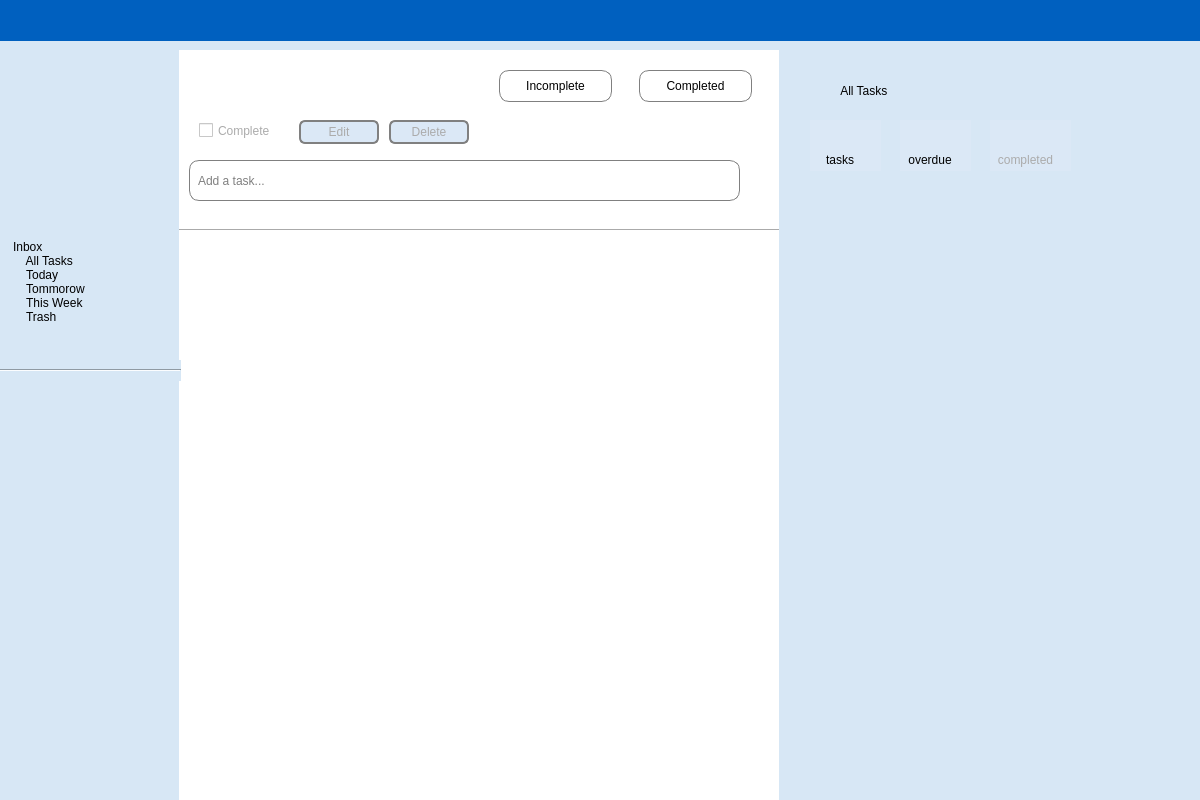
<?xml version="1.0" encoding="UTF-8"?>
<ui version="4.0">
 <class>MainWindow</class>
 <widget class="QMainWindow" name="MainWindow">
  <property name="geometry">
   <rect>
    <x>0</x>
    <y>0</y>
    <width>1200</width>
    <height>800</height>
   </rect>
  </property>
  <property name="minimumSize">
   <size>
    <width>1200</width>
    <height>800</height>
   </size>
  </property>
  <property name="maximumSize">
   <size>
    <width>1200</width>
    <height>800</height>
   </size>
  </property>
  <property name="font">
   <font>
    <kerning>true</kerning>
   </font>
  </property>
  <property name="windowTitle">
   <string>To Do App</string>
  </property>
  <property name="styleSheet">
   <string notr="true">background-color: #d7e7f5;</string>
  </property>
  <widget class="QWidget" name="centralwidget">
   <widget class="QListWidget" name="listWidget">
    <property name="geometry">
     <rect>
      <x>10</x>
      <y>240</y>
      <width>161</width>
      <height>641</height>
     </rect>
    </property>
    <property name="maximumSize">
     <size>
      <width>16777215</width>
      <height>800</height>
     </size>
    </property>
    <property name="styleSheet">
     <string notr="true">font: 14pt &quot;Chalkduster&quot;;
color: black;</string>
    </property>
    <property name="frameShape">
     <enum>QFrame::NoFrame</enum>
    </property>
    <item>
     <property name="text">
      <string>Inbox</string>
     </property>
    </item>
    <item>
     <property name="text">
      <string>    All Tasks</string>
     </property>
    </item>
    <item>
     <property name="text">
      <string>    Today</string>
     </property>
    </item>
    <item>
     <property name="text">
      <string>    Tommorow</string>
     </property>
    </item>
    <item>
     <property name="text">
      <string>    This Week</string>
     </property>
    </item>
    <item>
     <property name="text">
      <string>    Trash</string>
     </property>
    </item>
   </widget>
   <widget class="QLabel" name="label">
    <property name="geometry">
     <rect>
      <x>0</x>
      <y>0</y>
      <width>1271</width>
      <height>41</height>
     </rect>
    </property>
    <property name="styleSheet">
     <string notr="true">background: #0060bf;</string>
    </property>
    <property name="text">
     <string/>
    </property>
   </widget>
   <widget class="QWidget" name="widget" native="true">
    <property name="geometry">
     <rect>
      <x>179</x>
      <y>50</y>
      <width>600</width>
      <height>800</height>
     </rect>
    </property>
    <property name="minimumSize">
     <size>
      <width>600</width>
      <height>800</height>
     </size>
    </property>
    <property name="maximumSize">
     <size>
      <width>700</width>
      <height>800</height>
     </size>
    </property>
    <property name="styleSheet">
     <string notr="true">background-color: #fff;</string>
    </property>
    <widget class="QLineEdit" name="add_task_qline">
     <property name="geometry">
      <rect>
       <x>10</x>
       <y>110</y>
       <width>551</width>
       <height>41</height>
      </rect>
     </property>
     <property name="styleSheet">
      <string notr="true">font: 12pt &quot;Chalkduster&quot;;
color: black;
background-color: white;
border: 1px solid grey;
border-width: 1px;
border-radius: 10px;</string>
     </property>
     <property name="frame">
      <bool>true</bool>
     </property>
     <property name="placeholderText">
      <string>  Add a task...</string>
     </property>
    </widget>
    <widget class="Line" name="line_2">
     <property name="geometry">
      <rect>
       <x>0</x>
       <y>170</y>
       <width>601</width>
       <height>20</height>
      </rect>
     </property>
     <property name="orientation">
      <enum>Qt::Horizontal</enum>
     </property>
    </widget>
    <widget class="QListWidget" name="task_list">
     <property name="geometry">
      <rect>
       <x>10</x>
       <y>190</y>
       <width>591</width>
       <height>551</height>
      </rect>
     </property>
     <property name="font">
      <font>
       <pointsize>12</pointsize>
       <italic>false</italic>
       <bold>false</bold>
       <kerning>true</kerning>
      </font>
     </property>
     <property name="styleSheet">
      <string notr="true">color: black;
font-weight: normal;
font: 12pt &quot;Chalkduster&quot;;
</string>
     </property>
     <property name="frameShape">
      <enum>QFrame::NoFrame</enum>
     </property>
     <property name="selectionMode">
      <enum>QAbstractItemView::SingleSelection</enum>
     </property>
     <property name="selectionBehavior">
      <enum>QAbstractItemView::SelectRows</enum>
     </property>
     <property name="currentRow">
      <number>-1</number>
     </property>
    </widget>
    <widget class="QPushButton" name="pushButton">
     <property name="geometry">
      <rect>
       <x>320</x>
       <y>20</y>
       <width>113</width>
       <height>32</height>
      </rect>
     </property>
     <property name="styleSheet">
      <string notr="true">font: 13pt &quot;Chalkduster&quot;;
color: black;
background-color: white;
border: 1px solid grey;
border-width: 1px;
border-radius: 10px;</string>
     </property>
     <property name="text">
      <string>Incomplete</string>
     </property>
     <property name="checkable">
      <bool>true</bool>
     </property>
     <property name="checked">
      <bool>true</bool>
     </property>
     <property name="autoDefault">
      <bool>false</bool>
     </property>
     <property name="default">
      <bool>false</bool>
     </property>
    </widget>
    <widget class="QPushButton" name="pushButton_2">
     <property name="geometry">
      <rect>
       <x>460</x>
       <y>20</y>
       <width>113</width>
       <height>32</height>
      </rect>
     </property>
     <property name="styleSheet">
      <string notr="true">font: 12pt &quot;Chalkduster&quot;;
color: black;
background-color: white;
border: 1px solid grey;
border-width: 1px;
border-radius: 10px;</string>
     </property>
     <property name="text">
      <string>Completed</string>
     </property>
     <property name="checkable">
      <bool>false</bool>
     </property>
     <property name="checked">
      <bool>false</bool>
     </property>
     <property name="default">
      <bool>false</bool>
     </property>
    </widget>
    <widget class="QPushButton" name="edit_btn">
     <property name="geometry">
      <rect>
       <x>120</x>
       <y>70</y>
       <width>80</width>
       <height>24</height>
      </rect>
     </property>
     <property name="mouseTracking">
      <bool>false</bool>
     </property>
     <property name="styleSheet">
      <string notr="true">font: 12pt &quot;Chalkduster&quot;;
border-radius: 6px;
border : 2px solid grey;
background-color: #dbe8f6;
color: rgb(171, 171, 171);</string>
     </property>
     <property name="text">
      <string>Edit</string>
     </property>
    </widget>
    <widget class="QCheckBox" name="complete_main_checkbox">
     <property name="geometry">
      <rect>
       <x>20</x>
       <y>70</y>
       <width>91</width>
       <height>21</height>
      </rect>
     </property>
     <property name="styleSheet">
      <string notr="true">font: 12pt &quot;Chalkduster&quot;;
color: rgb(171, 171, 171);</string>
     </property>
     <property name="text">
      <string>Complete</string>
     </property>
    </widget>
    <widget class="QPushButton" name="edit_btn_2">
     <property name="geometry">
      <rect>
       <x>210</x>
       <y>70</y>
       <width>80</width>
       <height>24</height>
      </rect>
     </property>
     <property name="mouseTracking">
      <bool>false</bool>
     </property>
     <property name="styleSheet">
      <string notr="true">font: 12pt &quot;Chalkduster&quot;;
border-radius: 6px;
border : 2px solid grey;
background-color: #dbe8f6;
color: rgb(171, 171, 171);</string>
     </property>
     <property name="text">
      <string>Delete</string>
     </property>
    </widget>
   </widget>
   <widget class="QLabel" name="label_2">
    <property name="geometry">
     <rect>
      <x>10</x>
      <y>50</y>
      <width>151</width>
      <height>171</height>
     </rect>
    </property>
    <property name="text">
     <string/>
    </property>
    <property name="pixmap">
     <pixmap>../../../Downloads/ddf131967dc6b75a17a355a19ea22c61.jpeg</pixmap>
    </property>
    <property name="scaledContents">
     <bool>true</bool>
    </property>
   </widget>
   <widget class="Line" name="line_3">
    <property name="geometry">
     <rect>
      <x>0</x>
      <y>360</y>
      <width>181</width>
      <height>21</height>
     </rect>
    </property>
    <property name="orientation">
     <enum>Qt::Horizontal</enum>
    </property>
   </widget>
   <widget class="QLabel" name="label_3">
    <property name="geometry">
     <rect>
      <x>800</x>
      <y>80</y>
      <width>131</width>
      <height>21</height>
     </rect>
    </property>
    <property name="styleSheet">
     <string notr="true">color: black;
font: 20pt &quot;Chalkduster&quot;;</string>
    </property>
    <property name="text">
     <string>All Tasks </string>
    </property>
    <property name="alignment">
     <set>Qt::AlignCenter</set>
    </property>
   </widget>
   <widget class="QWidget" name="alltasks_tasks" native="true">
    <property name="geometry">
     <rect>
      <x>810</x>
      <y>120</y>
      <width>71</width>
      <height>51</height>
     </rect>
    </property>
    <property name="styleSheet">
     <string notr="true">background-color: #dbe8f6;</string>
    </property>
    <widget class="QLabel" name="tasks_label">
     <property name="geometry">
      <rect>
       <x>0</x>
       <y>30</y>
       <width>60</width>
       <height>20</height>
      </rect>
     </property>
     <property name="styleSheet">
      <string notr="true">font: 12pt &quot;Chalkduster&quot;;
color: black;</string>
     </property>
     <property name="text">
      <string>tasks</string>
     </property>
     <property name="alignment">
      <set>Qt::AlignCenter</set>
     </property>
    </widget>
    <widget class="QLineEdit" name="tasks_num">
     <property name="geometry">
      <rect>
       <x>20</x>
       <y>0</y>
       <width>31</width>
       <height>21</height>
      </rect>
     </property>
     <property name="styleSheet">
      <string notr="true">font: 19px &quot;Chalkduster&quot;;
color: #0060bf;</string>
     </property>
     <property name="text">
      <string/>
     </property>
     <property name="frame">
      <bool>false</bool>
     </property>
     <property name="alignment">
      <set>Qt::AlignCenter</set>
     </property>
    </widget>
   </widget>
   <widget class="QWidget" name="alltasks_overdue" native="true">
    <property name="geometry">
     <rect>
      <x>900</x>
      <y>120</y>
      <width>71</width>
      <height>51</height>
     </rect>
    </property>
    <property name="styleSheet">
     <string notr="true">background-color: #dbe8f6;</string>
    </property>
    <widget class="QLabel" name="overdue_label">
     <property name="geometry">
      <rect>
       <x>0</x>
       <y>30</y>
       <width>60</width>
       <height>20</height>
      </rect>
     </property>
     <property name="styleSheet">
      <string notr="true">font: 12pt &quot;Chalkduster&quot;;
color: black;</string>
     </property>
     <property name="text">
      <string>overdue</string>
     </property>
     <property name="alignment">
      <set>Qt::AlignCenter</set>
     </property>
    </widget>
    <widget class="QLineEdit" name="overdue_num">
     <property name="geometry">
      <rect>
       <x>20</x>
       <y>0</y>
       <width>31</width>
       <height>21</height>
      </rect>
     </property>
     <property name="styleSheet">
      <string notr="true">color: red;
font: 19px &quot;Chalkduster&quot;;
</string>
     </property>
     <property name="text">
      <string/>
     </property>
     <property name="frame">
      <bool>false</bool>
     </property>
     <property name="alignment">
      <set>Qt::AlignCenter</set>
     </property>
    </widget>
   </widget>
   <widget class="QWidget" name="alltasks_completed" native="true">
    <property name="geometry">
     <rect>
      <x>990</x>
      <y>120</y>
      <width>81</width>
      <height>51</height>
     </rect>
    </property>
    <property name="styleSheet">
     <string notr="true">background-color: #dbe8f6;
font: 19px &quot;Chalkduster&quot;;</string>
    </property>
    <widget class="QLabel" name="completed_label">
     <property name="geometry">
      <rect>
       <x>0</x>
       <y>30</y>
       <width>71</width>
       <height>20</height>
      </rect>
     </property>
     <property name="styleSheet">
      <string notr="true">font: 12pt &quot;Chalkduster&quot;;
color: rgb(171, 171, 171);</string>
     </property>
     <property name="text">
      <string>completed</string>
     </property>
     <property name="alignment">
      <set>Qt::AlignCenter</set>
     </property>
    </widget>
    <widget class="QLineEdit" name="completed_num">
     <property name="geometry">
      <rect>
       <x>20</x>
       <y>0</y>
       <width>41</width>
       <height>21</height>
      </rect>
     </property>
     <property name="styleSheet">
      <string notr="true">font-size: 19px;
color: rgb(171, 171, 171);</string>
     </property>
     <property name="text">
      <string/>
     </property>
     <property name="frame">
      <bool>false</bool>
     </property>
     <property name="alignment">
      <set>Qt::AlignCenter</set>
     </property>
    </widget>
   </widget>
  </widget>
 </widget>
 <resources/>
 <connections/>
</ui>
